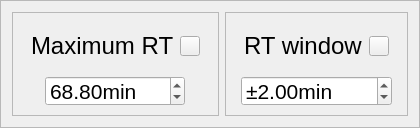
            <widget class="QFrame" name="frame_8">
             <property name="frameShape">
              <enum>QFrame::StyledPanel</enum>
             </property>
             <property name="frameShadow">
              <enum>QFrame::Raised</enum>
             </property>
             <layout class="QHBoxLayout" name="horizontalLayout" stretch="1,1">
              <item>
               <widget class="QFrame" name="frame_7">
                <property name="sizePolicy">
                 <sizepolicy hsizetype="Expanding" vsizetype="Expanding">
                  <horstretch>0</horstretch>
                  <verstretch>0</verstretch>
                 </sizepolicy>
                </property>
                <property name="minimumSize">
                 <size>
                  <width>0</width>
                  <height>0</height>
                 </size>
                </property>
                <property name="maximumSize">
                 <size>
                  <width>16777215</width>
                  <height>16777215</height>
                 </size>
                </property>
                <property name="frameShape">
                 <enum>QFrame::StyledPanel</enum>
                </property>
                <property name="frameShadow">
                 <enum>QFrame::Raised</enum>
                </property>
                <layout class="QGridLayout" name="gridLayout_11">
                 <property name="leftMargin">
                  <number>9</number>
                 </property>
                 <property name="topMargin">
                  <number>9</number>
                 </property>
                 <property name="rightMargin">
                  <number>9</number>
                 </property>
                 <property name="bottomMargin">
                  <number>9</number>
                 </property>
                 <property name="spacing">
                  <number>6</number>
                 </property>
                 <item row="0" column="0">
                  <widget class="QWidget" name="widget" native="true">
                   <layout class="QHBoxLayout" name="horizontalLayout_5">
                    <item>
                     <widget class="QLabel" name="label_2">
                      <property name="sizePolicy">
                       <sizepolicy hsizetype="Maximum" vsizetype="Preferred">
                        <horstretch>0</horstretch>
                        <verstretch>0</verstretch>
                       </sizepolicy>
                      </property>
                      <property name="minimumSize">
                       <size>
                        <width>0</width>
                        <height>30</height>
                       </size>
                      </property>
                      <property name="maximumSize">
                       <size>
                        <width>16777215</width>
                        <height>16777215</height>
                       </size>
                      </property>
                      <property name="font">
                       <font>
                        <pointsize>18</pointsize>
                        <weight>50</weight>
                        <italic>false</italic>
                        <bold>false</bold>
                       </font>
                      </property>
                      <property name="styleSheet">
                       <string notr="true">font: 18pt;</string>
                      </property>
                      <property name="text">
                       <string>Maximum RT</string>
                      </property>
                     </widget>
                    </item>
                    <item>
                     <widget class="QPushButton" name="pushButton_11">
                      <property name="minimumSize">
                       <size>
                        <width>20</width>
                        <height>20</height>
                       </size>
                      </property>
                      <property name="maximumSize">
                       <size>
                        <width>20</width>
                        <height>20</height>
                       </size>
                      </property>
                      <property name="text">
                       <string/>
                      </property>
                      <property name="icon">
                       <iconset>
                        <normaloff>../Combine/R-C.png</normaloff>../Combine/R-C.png</iconset>
                      </property>
                      <property name="iconSize">
                       <size>
                        <width>20</width>
                        <height>20</height>
                       </size>
                      </property>
                     </widget>
                    </item>
                   </layout>
                  </widget>
                 </item>
                 <item row="1" column="0" alignment="Qt::AlignHCenter">
                  <widget class="QDoubleSpinBox" name="doubleSpinBox_1">
                   <property name="minimumSize">
                    <size>
                     <width>130</width>
                     <height>30</height>
                    </size>
                   </property>
                   <property name="maximumSize">
                    <size>
                     <width>16777215</width>
                     <height>30</height>
                    </size>
                   </property>
                   <property name="styleSheet">
                    <string notr="true">font: 16pt;</string>
                   </property>
                   <property name="prefix">
                    <string/>
                   </property>
                   <property name="suffix">
                    <string>min</string>
                   </property>
                   <property name="maximum">
                    <double>9999.000000000000000</double>
                   </property>
                   <property name="value">
                    <double>68.799999999999997</double>
                   </property>
                  </widget>
                 </item>
                </layout>
               </widget>
              </item>
              <item>
               <widget class="QFrame" name="frame_11">
                <property name="sizePolicy">
                 <sizepolicy hsizetype="Expanding" vsizetype="Expanding">
                  <horstretch>0</horstretch>
                  <verstretch>0</verstretch>
                 </sizepolicy>
                </property>
                <property name="minimumSize">
                 <size>
                  <width>0</width>
                  <height>0</height>
                 </size>
                </property>
                <property name="maximumSize">
                 <size>
                  <width>16777215</width>
                  <height>16777215</height>
                 </size>
                </property>
                <property name="frameShape">
                 <enum>QFrame::StyledPanel</enum>
                </property>
                <property name="frameShadow">
                 <enum>QFrame::Raised</enum>
                </property>
                <layout class="QGridLayout" name="gridLayout_12">
                 <property name="leftMargin">
                  <number>9</number>
                 </property>
                 <property name="topMargin">
                  <number>9</number>
                 </property>
                 <property name="rightMargin">
                  <number>9</number>
                 </property>
                 <property name="bottomMargin">
                  <number>9</number>
                 </property>
                 <property name="spacing">
                  <number>6</number>
                 </property>
                 <item row="0" column="0">
                  <widget class="QWidget" name="widget_2" native="true">
                   <layout class="QHBoxLayout" name="horizontalLayout_8">
                    <item>
                     <widget class="QLabel" name="label_3">
                      <property name="sizePolicy">
                       <sizepolicy hsizetype="Maximum" vsizetype="Preferred">
                        <horstretch>0</horstretch>
                        <verstretch>0</verstretch>
                       </sizepolicy>
                      </property>
                      <property name="minimumSize">
                       <size>
                        <width>0</width>
                        <height>30</height>
                       </size>
                      </property>
                      <property name="maximumSize">
                       <size>
                        <width>16777215</width>
                        <height>30</height>
                       </size>
                      </property>
                      <property name="font">
                       <font>
                        <pointsize>18</pointsize>
                        <weight>50</weight>
                        <italic>false</italic>
                        <bold>false</bold>
                       </font>
                      </property>
                      <property name="styleSheet">
                       <string notr="true">font: 18pt;</string>
                      </property>
                      <property name="text">
                       <string>RT window</string>
                      </property>
                     </widget>
                    </item>
                    <item>
                     <widget class="QPushButton" name="pushButton_12">
                      <property name="minimumSize">
                       <size>
                        <width>20</width>
                        <height>20</height>
                       </size>
                      </property>
                      <property name="maximumSize">
                       <size>
                        <width>20</width>
                        <height>20</height>
                       </size>
                      </property>
                      <property name="text">
                       <string/>
                      </property>
                      <property name="icon">
                       <iconset>
                        <normaloff>../Combine/R-C.png</normaloff>../Combine/R-C.png</iconset>
                      </property>
                      <property name="iconSize">
                       <size>
                        <width>20</width>
                        <height>20</height>
                       </size>
                      </property>
                     </widget>
                    </item>
                   </layout>
                  </widget>
                 </item>
                 <item row="1" column="0" alignment="Qt::AlignHCenter">
                  <widget class="QDoubleSpinBox" name="doubleSpinBox_2">
                   <property name="minimumSize">
                    <size>
                     <width>130</width>
                     <height>30</height>
                    </size>
                   </property>
                   <property name="maximumSize">
                    <size>
                     <width>16777215</width>
                     <height>30</height>
                    </size>
                   </property>
                   <property name="styleSheet">
                    <string notr="true">font: 16pt;</string>
                   </property>
                   <property name="prefix">
                    <string>±</string>
                   </property>
                   <property name="suffix">
                    <string>min</string>
                   </property>
                   <property name="maximum">
                    <double>9999.000000000000000</double>
                   </property>
                   <property name="singleStep">
                    <double>0.500000000000000</double>
                   </property>
                   <property name="value">
                    <double>2.000000000000000</double>
                   </property>
                  </widget>
                 </item>
                </layout>
               </widget>
              </item>
             </layout>
            </widget>
